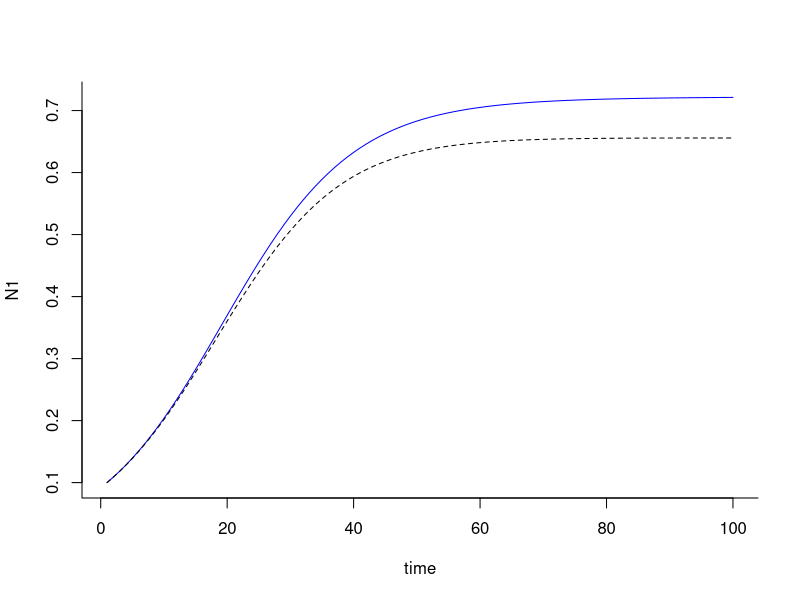
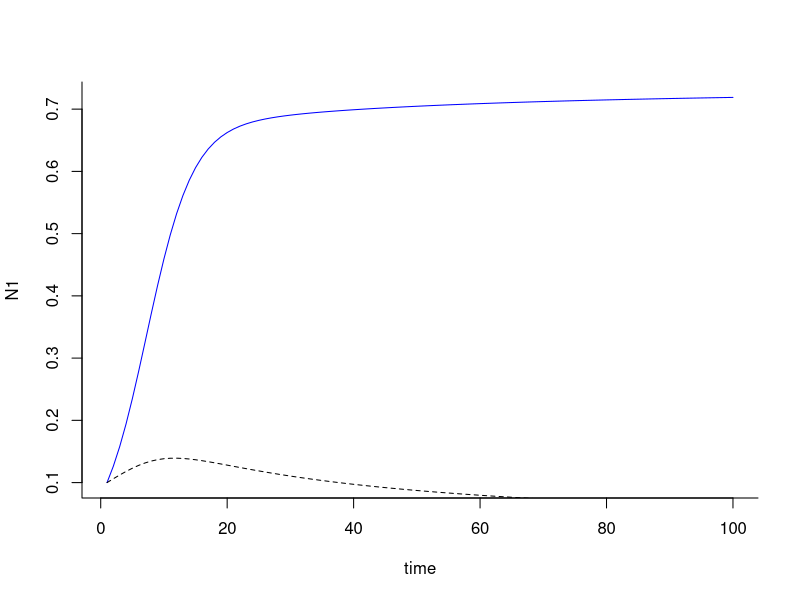

Write the R code that produced these figures, in order.
install.packages('deSolve')
library(deSolve)
comp <- function(t, y, p) {
  N1 <- y[1]
  N2 <- y[2]
  with(as.list(p), {
    dN1.dt <- (r1 * N1 / K1) * (K1 - N1 - a12 * N2)
    dN2.dt <- (r2 * N2 / K2) * (K2 - N2 - a21 * N1)
    return(list(c(dN1.dt , dN2.dt)))
  })
}

## define model input
t<- 1:100
y0 <- c('N1'=0.1,'N2'=0.1)
p <- c('r1' = 0.1, 'r2' = 0.1, 
       'K1' = 1.05, 'K2'= 0.8,
       'a12'= 0.5, 'a21'= 0.2)

sim <- ode(y=y0, times = t, func = comp, parms=p, method='lsoda')

sim<-as.data.frame(sim)

plot(N1 ~ time, type ='l', col = 'blue', bty = 'l', data = sim)
points( N2 ~ time, type = 'l', lty=2, data= sim)

##
t<- 1:100
y0 <- c('N1'=0.1,'N2'=0.1)
p <- c('r1' = 0.3, 'r2' = 0.1, 
       'K1' = .75, 'K2'= .4,
       'a12'= 0.5, 'a21'= 0.5)

sim <- ode(y=y0, times = t, func = comp, parms=p, method='lsoda')

sim<-as.data.frame(sim)

plot(N1 ~ time, type ='l', col = 'blue', bty = 'l', data = sim)
points( N2 ~ time, type = 'l', lty=2, data= sim)
